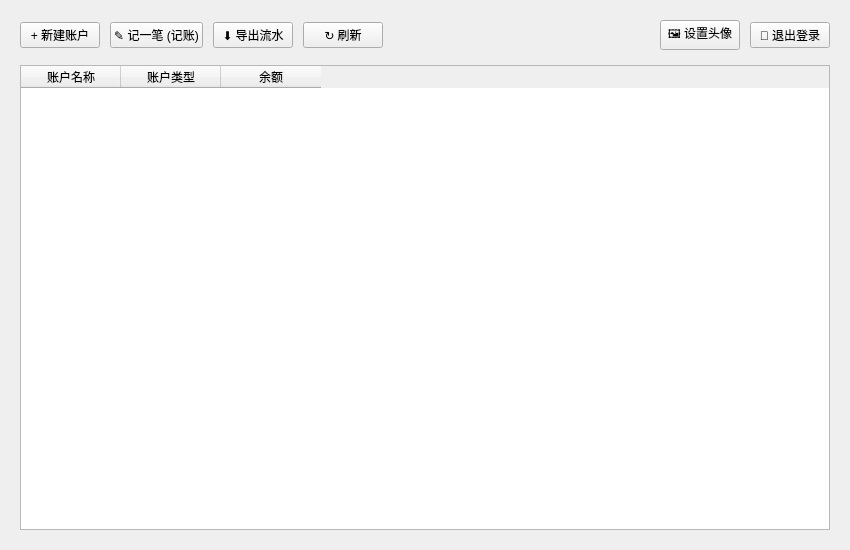
<?xml version="1.0" encoding="UTF-8"?>
<ui version="4.0">
 <class>MainWindow</class>
 <widget class="QMainWindow" name="MainWindow">
  <property name="geometry">
   <rect><x>0</x><y>0</y><width>850</width><height>550</height></rect>
  </property>
  <property name="windowTitle"><string>个人财务记账本</string></property>
  <widget class="QWidget" name="centralwidget">
   <layout class="QVBoxLayout" name="verticalLayout">
    <property name="spacing"><number>15</number></property>
    <property name="leftMargin"><number>20</number></property>
    <property name="topMargin"><number>20</number></property>
    <property name="rightMargin"><number>20</number></property>
    <property name="bottomMargin"><number>20</number></property>
    <item>
     <widget class="QWidget" name="topBarWidget" native="true">
      <layout class="QHBoxLayout" name="horizontalLayout">
       <property name="spacing"><number>10</number></property>
       <property name="leftMargin"><number>0</number></property>
       <property name="topMargin"><number>0</number></property>
       <property name="rightMargin"><number>0</number></property>
       <property name="bottomMargin"><number>0</number></property>
       <item><widget class="QPushButton" name="btnAddAccount"><property name="text"><string>+ 新建账户</string></property></widget></item>
       <item><widget class="QPushButton" name="btnAddTransaction"><property name="text"><string>✎ 记一笔 (记账)</string></property></widget></item>
       <item><widget class="QPushButton" name="btnExportCsv"><property name="text"><string>⬇ 导出流水</string></property></widget></item>
       <item><widget class="QPushButton" name="refreshBtn"><property name="text"><string>↻ 刷新</string></property></widget></item>
       <item><spacer name="horizontalSpacer"><property name="orientation"><enum>Qt::Horizontal</enum></property><property name="sizeHint"><size><width>40</width><height>20</height></size></property></spacer></item>
       <item><widget class="QPushButton" name="btnSetAvatar"><property name="text"><string>🖼 设置头像</string></property></widget></item>
       <item><widget class="QPushButton" name="btnLogout"><property name="text"><string>🚪 退出登录</string></property></widget></item>
      </layout>
     </widget>
    </item>
    <item>
     <widget class="QTableWidget" name="accountTable">
      <column><property name="text"><string>账户名称</string></property></column>
      <column><property name="text"><string>账户类型</string></property></column>
      <column><property name="text"><string>余额</string></property></column>
     </widget>
    </item>
   </layout>
  </widget>
 </widget>
 <resources/>
 <connections/>
</ui>
